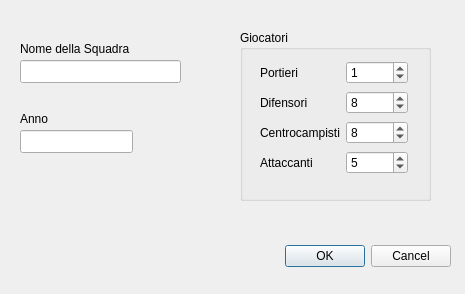
<ui version="4.0" >
 <class>NewDialog</class>
 <widget class="QDialog" name="NewDialog" >
  <property name="geometry" >
   <rect>
    <x>0</x>
    <y>0</y>
    <width>465</width>
    <height>294</height>
   </rect>
  </property>
  <property name="sizePolicy" >
   <sizepolicy vsizetype="Fixed" hsizetype="Fixed" >
    <horstretch>0</horstretch>
    <verstretch>0</verstretch>
   </sizepolicy>
  </property>
  <property name="windowTitle" >
   <string>Inserimento nuova squadra</string>
  </property>
  <widget class="QDialogButtonBox" name="buttonBox" >
   <property name="geometry" >
    <rect>
     <x>110</x>
     <y>240</y>
     <width>341</width>
     <height>32</height>
    </rect>
   </property>
   <property name="orientation" >
    <enum>Qt::Horizontal</enum>
   </property>
   <property name="standardButtons" >
    <set>QDialogButtonBox::Cancel|QDialogButtonBox::NoButton|QDialogButtonBox::Ok</set>
   </property>
  </widget>
  <widget class="QLabel" name="labelNome" >
   <property name="geometry" >
    <rect>
     <x>20</x>
     <y>40</y>
     <width>122</width>
     <height>18</height>
    </rect>
   </property>
   <property name="text" >
    <string>Nome della Squadra</string>
   </property>
  </widget>
  <widget class="QLineEdit" name="lineNome" >
   <property name="geometry" >
    <rect>
     <x>20</x>
     <y>60</y>
     <width>161</width>
     <height>23</height>
    </rect>
   </property>
  </widget>
  <widget class="QLabel" name="labelAnno" >
   <property name="geometry" >
    <rect>
     <x>20</x>
     <y>110</y>
     <width>56</width>
     <height>18</height>
    </rect>
   </property>
   <property name="text" >
    <string>Anno</string>
   </property>
  </widget>
  <widget class="QLineEdit" name="lineAnno" >
   <property name="geometry" >
    <rect>
     <x>20</x>
     <y>130</y>
     <width>113</width>
     <height>23</height>
    </rect>
   </property>
  </widget>
  <widget class="QGroupBox" name="groupGiocatori" >
   <property name="geometry" >
    <rect>
     <x>240</x>
     <y>30</y>
     <width>191</width>
     <height>171</height>
    </rect>
   </property>
   <property name="title" >
    <string>Giocatori</string>
   </property>
   <widget class="QWidget" name="" >
    <property name="geometry" >
     <rect>
      <x>20</x>
      <y>30</y>
      <width>148</width>
      <height>115</height>
     </rect>
    </property>
    <layout class="QGridLayout" >
     <item row="0" column="0" >
      <widget class="QLabel" name="label_3" >
       <property name="text" >
        <string>Portieri</string>
       </property>
      </widget>
     </item>
     <item row="0" column="1" >
      <widget class="QSpinBox" name="spinPortieri" >
       <property name="value" >
        <number>1</number>
       </property>
      </widget>
     </item>
     <item row="1" column="0" >
      <widget class="QLabel" name="label_4" >
       <property name="text" >
        <string>Difensori</string>
       </property>
      </widget>
     </item>
     <item row="1" column="1" >
      <widget class="QSpinBox" name="spinDifensori" >
       <property name="value" >
        <number>8</number>
       </property>
      </widget>
     </item>
     <item row="2" column="0" >
      <widget class="QLabel" name="label_5" >
       <property name="text" >
        <string>Centrocampisti</string>
       </property>
      </widget>
     </item>
     <item row="2" column="1" >
      <widget class="QSpinBox" name="spinCentrocampisti" >
       <property name="value" >
        <number>8</number>
       </property>
      </widget>
     </item>
     <item row="3" column="0" >
      <widget class="QLabel" name="label_6" >
       <property name="text" >
        <string>Attaccanti</string>
       </property>
      </widget>
     </item>
     <item row="3" column="1" >
      <widget class="QSpinBox" name="spinAttaccanti" >
       <property name="value" >
        <number>5</number>
       </property>
      </widget>
     </item>
    </layout>
   </widget>
  </widget>
 </widget>
 <resources/>
 <connections>
  <connection>
   <sender>buttonBox</sender>
   <signal>accepted()</signal>
   <receiver>NewDialog</receiver>
   <slot>accept()</slot>
   <hints>
    <hint type="sourcelabel" >
     <x>248</x>
     <y>254</y>
    </hint>
    <hint type="destinationlabel" >
     <x>157</x>
     <y>274</y>
    </hint>
   </hints>
  </connection>
  <connection>
   <sender>buttonBox</sender>
   <signal>rejected()</signal>
   <receiver>NewDialog</receiver>
   <slot>reject()</slot>
   <hints>
    <hint type="sourcelabel" >
     <x>316</x>
     <y>260</y>
    </hint>
    <hint type="destinationlabel" >
     <x>286</x>
     <y>274</y>
    </hint>
   </hints>
  </connection>
 </connections>
</ui>
